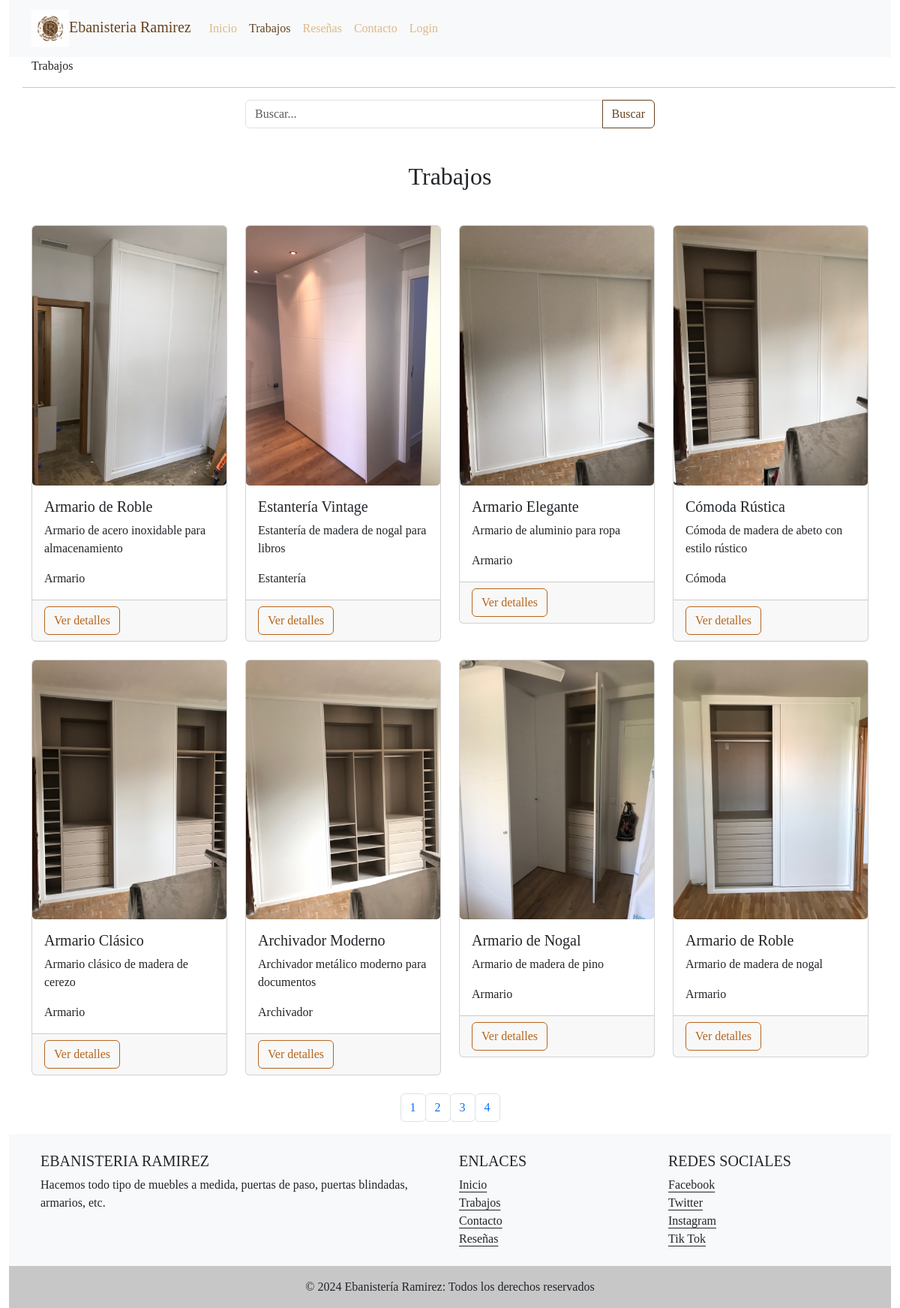
The page /trabajos.php on the database its author committed.
### tables this page shows
CREATE TABLE `trabajos` (
  `id` int(11) NOT NULL AUTO_INCREMENT,
  `nombre` varchar(255) DEFAULT NULL,
  `material` varchar(255) DEFAULT NULL,
  `tipo` varchar(255) DEFAULT NULL,
  `localizacion` varchar(150) NOT NULL,
  `descripcion` varchar(255) NOT NULL,
  `imagen` varchar(50) NOT NULL,
  PRIMARY KEY (`id`)
);

### trabajos.php (the view, shortened to what this page needs)
<!DOCTYPE html>
<html lang="es">
<head>
    <link rel="stylesheet" type="text/css" href="css/bootstrap.css">
    <link rel="stylesheet" type="text/css" href="css/normalize.css">
    <link rel="stylesheet" type="text/css" href="css/style.css">
</head>
<body>
    <div class="container-fluid">
        <div class="row">
            <div class="col-12">
                <?php include 'includes/nav.php'; ?>
            </div>
        </div>
    </div>
    <div class="container">
        <div class="row">
        <nav style="--bs-breadcrumb-divider: '>';" aria-label="breadcrumb">
    <ol class="breadcrumb text-dark">
        <li class="breadcrumb-item active"><a  href="Trabajos.php" class="text-dark link-offset-2 link-underline link-underline-opacity-0">Trabajos</a></li>
    </ol>
</nav>
<hr>
            <div class="col-md-6 offset-md-3 mb-4">
                <form action="" method="GET">
                    <div class="input-group">
                        <input type="text" class="form-control" placeholder="Buscar..." name="q" value="<?php echo isset($_GET['q']) ? $_GET['q'] : ''; ?>">
                        <button class="btn btn-outline-primary" type="submit">Buscar</button>
                    </div>
                </form>
            </div>
        </div>
        <h1 class="text-center">Trabajos</h1>
        <br>
        <div class="row">
            <?php
            include 'includes/conexion.php';
            $term = isset($_GET['q']) ? $_GET['q'] : '';
            $resultados_por_pagina = 8;
            $pagina = isset($_GET['pagina']) ? $_GET['pagina'] : 1;
            $empezar_desde = ($pagina - 1) * $resultados_por_pagina;
            $sql = "SELECT * FROM trabajos WHERE nombre LIKE '%$term%' OR descripcion LIKE '%$term%' OR tipo LIKE '%$term%' LIMIT $empezar_desde, $resultados_por_pagina";
            $resultado = mysqli_query($mysqli, $sql);
            if (mysqli_num_rows($resultado)) {
                while ($fila = $resultado->fetch_assoc()) {
                    echo "<div class='col-md-3 mb-4'>";
                    echo "  <div class='card'>";
                    echo "    <img src='img/" . $fila["imagen"] . "' alt='Foto' class='card-img' style='width: 100%; height: auto;'>";
                    echo "    <div class='card-body'>";
                    echo "      <h5 class='card-title'>" . $fila['nombre'] . "</h5>";
                    echo "      <p class='card-text'>" . $fila['descripcion'] . "</p>";
                    echo "      <p class='card-text'>" . $fila["tipo"] . "</p>";
                    echo "    </div>";
                    echo "    <div class='card-footer'>";
                    echo "      <a href='detalles_trabajo.php?id=" . $fila["id"] . "' class=' btn btn-outline-info'>Ver detalles</a>";
                    echo "    </div>";
                    echo "  </div>";
                    echo "</div>";
                }
            } else {
                echo "Sin resultados";
            }
            ?>
        </div>
        <div class="row">
            <div class="col-12">
                <?php
                $sql_total = "SELECT * FROM trabajos WHERE nombre LIKE '%$term%' OR descripcion LIKE '%$term%' OR tipo LIKE '%$term%'";
                $resultado_total = mysqli_query($mysqli, $sql_total);
                $total_registros = mysqli_num_rows($resultado_total);
                $total_paginas = ceil($total_registros / $resultados_por_pagina);
                echo "<ul class='pagination justify-content-center'>";
                for ($i = 1; $i <= $total_paginas; $i++) {
                    echo "<li class='page-item'><a class='page-link btn btn-outline-primary' href='?q=$term&pagina=" . $i . "'>" . $i . "</a></li>";
                }
                echo "</ul>";
                ?>
            </div>
        </div>
    </div>
    <div class="container-fluid">
        <?php include 'includes/footer.php'; ?>
    </div>
</body>
</html>

### css/style.css (style rules this page uses)
:root { --colorPrimario: #B5651D; --colorRojizoOscuro: #800000; --colorOscuro: #654321; --coloramarillo: #FDFD96; --colorSecundario: #DEB887; }
* { font-family: jac; }
.active,.navbar-brand { color:var(--colorOscuro) !important; }
.btn-outline-primary { --bs-btn-color: var(--colorOscuro); --bs-btn-border-color: var(--colorOscuro); --bs-btn-hover-color: #fff; --bs-btn-hover-bg: var(--colorOscuro); --bs-btn-hover-border-color: var(--colorOscuro); --bs-btn-focus-shadow-rgb: 13, 110, 253; --bs-btn-active-color: #fff; --bs-btn-active-bg: var(--colorOscuro); --bs-btn-active-border-color: var(--colorOscuro); --bs-btn-active-shadow: inset 0 3px 5px rgba(0, 0, 0, 0.125); --bs-btn-disabled-color: var(--colorOscuro); --bs-btn-disabled-bg: transparent; --bs-btn-disabled-border-color: var(--colorOscuro); --bs-gradient: none; }
.btn-outline-info { --bs-btn-color: var(--colorPrimario); --bs-btn-border-color: var(--colorPrimario); --bs-btn-hover-color: #000; --bs-btn-hover-bg: var(--colorPrimario); --bs-btn-hover-border-color: var(--colorPrimario); --bs-btn-focus-shadow-rgb: 13, 202, 240; --bs-btn-active-color: #000; --bs-btn-active-bg: var(--colorPrimario); --bs-btn-active-border-color: var(--colorPrimario); --bs-btn-active-shadow: inset 0 3px 5px rgba(0, 0, 0, 0.125); --bs-btn-disabled-color: var(--colorPrimario); --bs-btn-disabled-bg: transparent; --bs-btn-disabled-border-color: var(--colorPrimario); --bs-gradient: none; }

### rows shown on the page
trabajos: imagen (picture), nombre "Armario de Roble", descripcion "Armario de acero inoxidable para almacenamiento", tipo "Armario"
trabajos: imagen (picture), nombre "Estantería Vintage", descripcion "Estantería de madera de nogal para libros", tipo "Estantería"
trabajos: imagen (picture), nombre "Armario Elegante", descripcion "Armario de aluminio para ropa", tipo "Armario"
trabajos: imagen (picture), nombre "Cómoda Rústica", descripcion "Cómoda de madera de abeto con estilo rústico", tipo "Cómoda"
trabajos: imagen (picture), nombre "Armario Clásico", descripcion "Armario clásico de madera de cerezo", tipo "Armario"
trabajos: imagen (picture), nombre "Archivador Moderno", descripcion "Archivador metálico moderno para documentos", tipo "Archivador"
trabajos: imagen (picture), nombre "Armario de Nogal", descripcion "Armario de madera de pino", tipo "Armario"
trabajos: imagen (picture), nombre "Armario de Roble", descripcion "Armario de madera de nogal", tipo "Armario"
